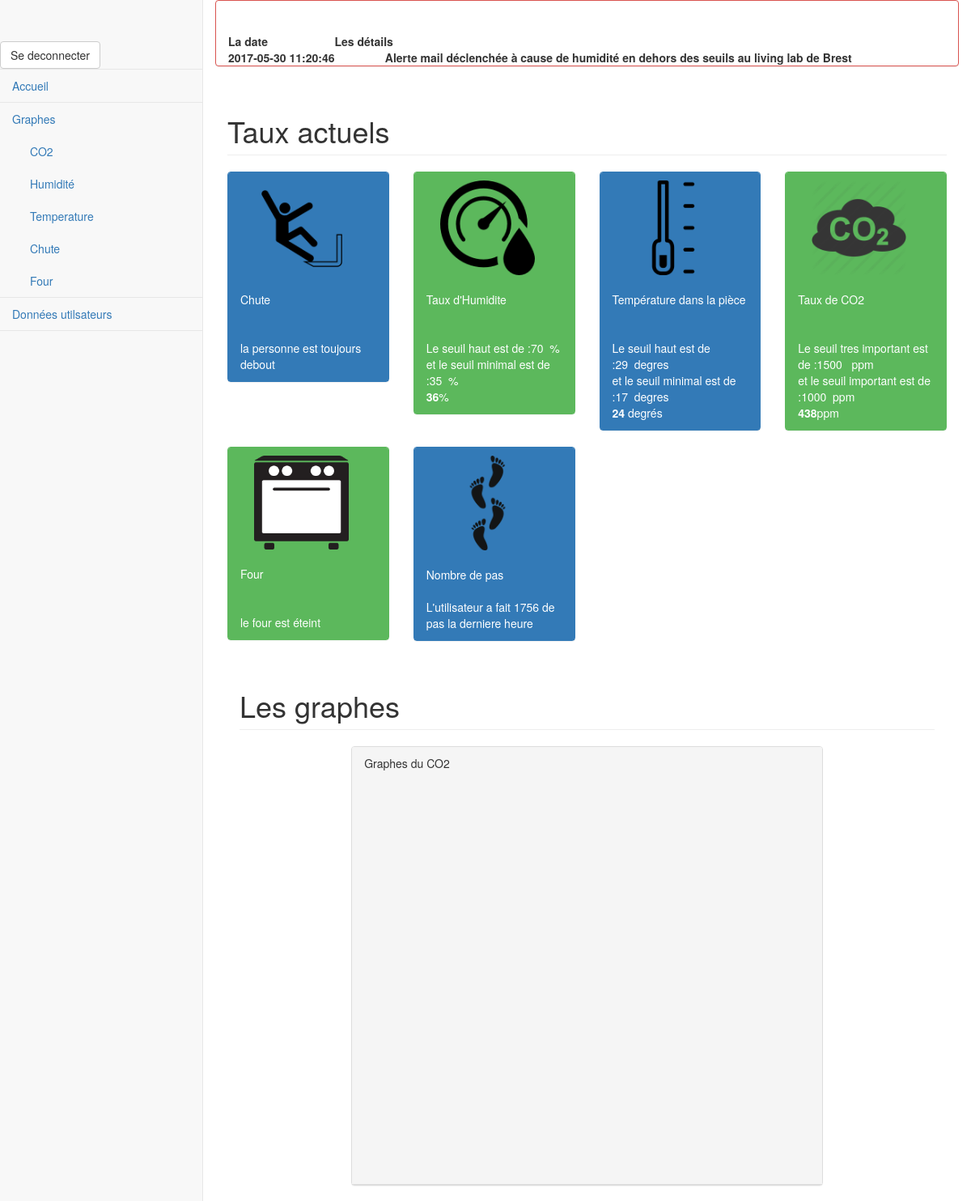
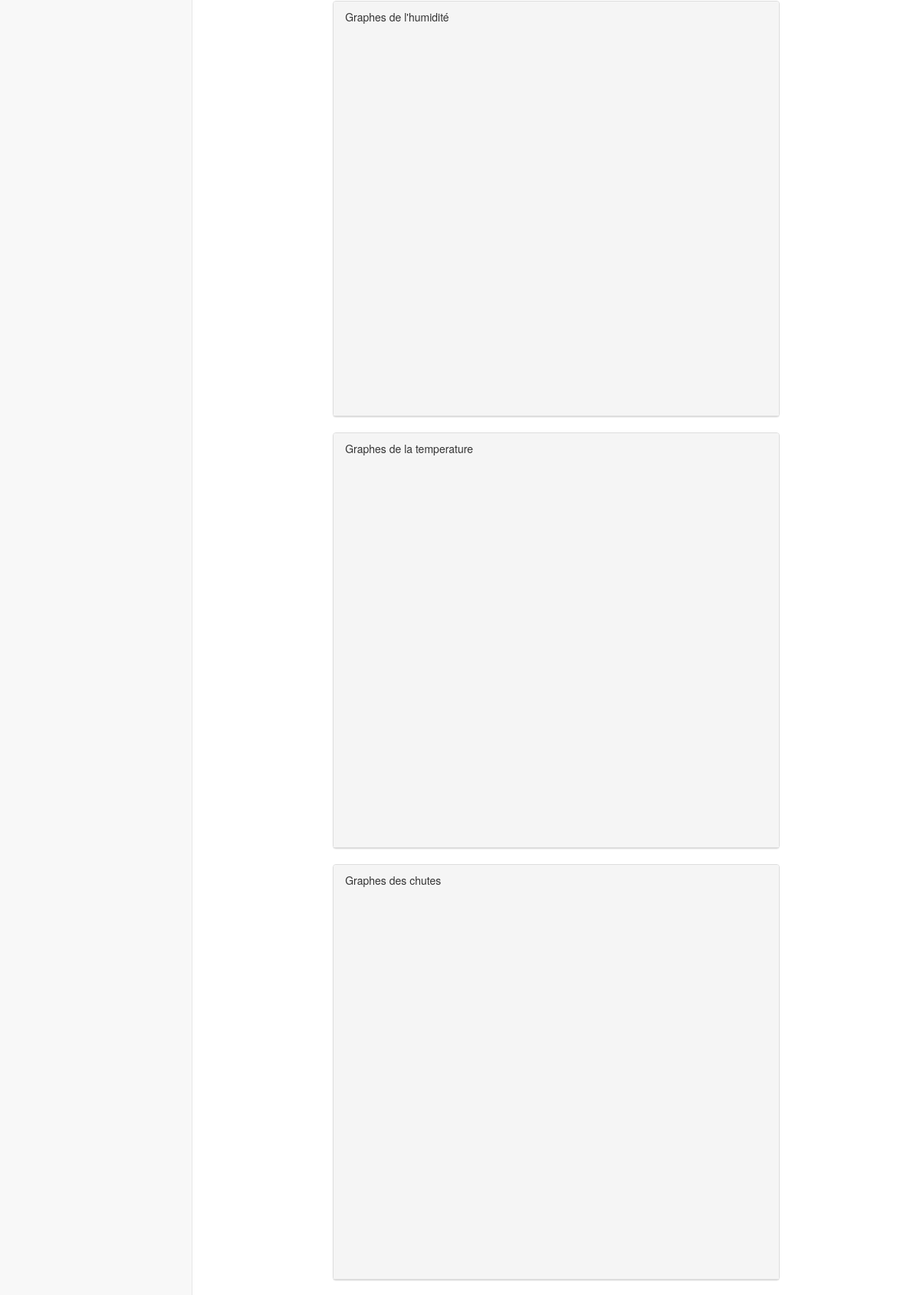
The app's page /web/pages/index.php (upper part) with its own data (2 pictures, top to bottom).
### tables this page shows
CREATE TABLE `ALERT` (
  `ID_ALERT` int(11) NOT NULL AUTO_INCREMENT,
  `ID_ROOM` int(11) DEFAULT NULL,
  `MAIL_USER` varchar(50) DEFAULT NULL,
  `DTIME` datetime NOT NULL DEFAULT CURRENT_TIMESTAMP,
  `DETAIL` varchar(150) DEFAULT NULL,
  PRIMARY KEY (`ID_ALERT`)
);

CREATE TABLE `VALUE` (
  `DTIME` datetime NOT NULL,
  `ID_VALUE` int(11) NOT NULL AUTO_INCREMENT,
  `ID_SENSOR` int(11) NOT NULL,
  `NUM` varchar(50) DEFAULT NULL,
  `ID_ROOM` int(11) DEFAULT NULL,
  PRIMARY KEY (`ID_VALUE`,`DTIME`)
);

CREATE TABLE `SENSOR` (
  `ID_S` int(11) NOT NULL AUTO_INCREMENT,
  `ID_SENSOR` int(11) NOT NULL,
  `ID_ROOM` int(11) DEFAULT NULL,
  `TYPE` varchar(20) NOT NULL,
  `THRESHOLD_HIGH` decimal(8,0) DEFAULT NULL,
  `THRESHOLD_LOW` decimal(8,0) DEFAULT NULL,
  PRIMARY KEY (`ID_S`)
);

### web/pages/BDD.php (the view, shortened to what this page needs)
<?php
include "../conf.php";
function donneeCO2(){
	$sql1 =" SELECT * FROM SENSOR WHERE ID_SENSOR ='1' AND ID_ROOM ='1'";
	global $conn;
	$resultat =$conn->query($sql1);
	if ($resultat->num_rows > 0) {
   		 while($row = $resultat->fetch_assoc()) {
        	echo "Le seuil tres important est de :".$row["THRESHOLD_HIGH"]."&nbsp;&nbsp; ppm<br>";
			echo "et le seuil important est de :".$row["THRESHOLD_LOW"]."&nbsp;&nbsp;ppm<br>";
   			 }
  }
	$sql = "SELECT * FROM VALUE WHERE ID_SENSOR='1' AND ID_ROOM ='1' ORDER BY DTIME DESC LIMIT 1 ";
  global $conn;
  $result = $conn->query($sql);
  if ($result->num_rows > 0) {
   		 while($row = $result->fetch_assoc()) {
        	echo "<tr>\n\t<th><strong>".$row["NUM"]."</strong>ppm";
   			 }
  }
}
function Humidity(){
	$sql1 =" SELECT * FROM SENSOR WHERE ID_SENSOR ='2' AND ID_ROOM ='1'";
	global $conn;
	$resultat =$conn->query($sql1);
	if ($resultat->num_rows > 0) {
   		 while($row = $resultat->fetch_assoc()) {
        	echo "Le seuil haut est de :".$row["THRESHOLD_HIGH"]."&nbsp;&nbsp;%<br>";
			echo "et le seuil minimal est de :".$row["THRESHOLD_LOW"]."&nbsp;&nbsp;%<br>";
   			 }
  }
	$sql = "SELECT * FROM VALUE WHERE ID_SENSOR='3' AND ID_ROOM ='1' ORDER BY DTIME DESC LIMIT 1 ";
  global $conn;
  $resul = $conn->query($sql);
  if ($resul->num_rows > 0) {
   		 while($row = $resul->fetch_assoc()) {
        	echo "<tr>\n\t<th><strong>".$row["NUM"]."</strong>%";
   			 }
  }
}
function donneeTemp(){
	$sql1 =" SELECT * FROM SENSOR WHERE ID_SENSOR ='3' AND ID_ROOM ='1'";
	global $conn;
	$resultat =$conn->query($sql1);
	if ($resultat->num_rows > 0) {
   		 while($row = $resultat->fetch_assoc()) {
        	echo "Le seuil haut est de :".$row["THRESHOLD_HIGH"]."&nbsp;&nbsp;degres<br>";
			echo "et le seuil minimal est de :".$row["THRESHOLD_LOW"]."&nbsp;&nbsp;degres<br>";
   			 }
  }
	$sql = "SELECT * FROM VALUE WHERE ID_SENSOR='2' AND ID_ROOM ='1' ORDER BY DTIME DESC LIMIT 1 ";
  global $conn;
  $result = $conn->query($sql);
  if ($result->num_rows > 0) {
   		 while($row = $result->fetch_assoc()) {
        	echo "<tr>\n\t<th><strong>".$row["NUM"]."</strong>&nbsp;degrés";
   			 }
  }
}
function donneeChute(){
	$sql = "SELECT * FROM VALUE WHERE ID_SENSOR='4' AND ID_ROOM ='1' ORDER BY DTIME DESC LIMIT 1 ";
  global $conn;
  $result = $conn->query($sql);
  if ($result->num_rows > 0) {
   		 while($row = $result->fetch_assoc()) {
			 if($row["NUM"] == 1 ){
				 echo '<br><br><br>la personne est tombé';
			 }
			 else{
				 echo'la personne est toujours debout';
				 }
  	}
  }
}
function donneeFour(){
	$sql = "SELECT * FROM VALUE WHERE ID_SENSOR='5' AND ID_ROOM ='1' ORDER BY DTIME DESC LIMIT 1  ";
  global $conn;
  $result = $conn->query($sql);
  if ($result->num_rows > 0) {
   		 while($row = $result->fetch_assoc()) {
			 if($row["NUM"] == 1){
				 echo 'le four est allumé';
			 }
			 else{
				 echo 'le four est éteint';
				 }
   		 }
	 }
}
function pas(){
	$sql = "SELECT * FROM VALUE WHERE ID_SENSOR='6' AND ID_ROOM ='1' ORDER BY DTIME DESC LIMIT 1  ";
  global $conn;
  $result = $conn->query($sql);
  if ($result->num_rows > 0) {
   		 while($row = $result->fetch_assoc()) {
			 echo "<br>L'utilisateur a fait&nbsp;".$row["NUM"]."&nbsp;de pas la derniere heure";
   		 }
	 }
}
function Alerte($login){
	$sql = "SELECT * FROM ALERT ORDER BY DTIME DESC LIMIT 1";
	global $conn;
	$result = $conn->query($sql);
	if ($result->num_rows > 0) {
    echo "<table><th>La date</th> &nbsp;&nbsp;&nbsp;&nbsp;&nbsp;&nbsp;&nbsp;&nbsp;&nbsp;&nbsp;<th>Les détails</th><br>";
    while($row = $result->fetch_assoc()) {
        echo "<tr>\n\t<th>".$row["DTIME"]."</th>&nbsp;&nbsp;&nbsp;&nbsp;";
        echo "\t<th>&nbsp;&nbsp;&nbsp;&nbsp;&nbsp;&nbsp;&nbsp;&nbsp;&nbsp;&nbsp;&nbsp;&nbsp;&nbsp;&nbsp;&nbsp;&nbsp;".$row["DETAIL"]."</th>";
    }
     echo"</table>";
  } else {
     echo "0 results";
  }
}
 ?>

### web/pages/index.php (shortened to what this page needs)
<!DOCTYPE html>
<html lang="en">
<head>
    <link href="../vendor/bootstrap/css/bootstrap.min.css" rel="stylesheet">
    <link href="../dist/css/sb-admin-2.css" rel="stylesheet">
    <?php
		include "BDD.php";
	?>
<body>
<div class="navbar-default sidebar" role="navigation">
                <div class="sidebar-nav navbar-collapse">
                    <ul class="nav" id="side-menu">
                    	<li> <button type="submit" class="btn btn-default" name="deconnexion" value="deconnexion" onClick="{window.open('deconnexion.php','_parent');}">Se deconnecter</button> </li>
                        <li>
                            <a href="index.php"><i class="fa fa-dashboard fa-fw"></i> Accueil</a>
                        </li>
                        <li>
                            <a href="#"><i class="fa fa-bar-chart-o fa-fw"></i> Graphes<span class="fa arrow"></span></a>
                            <ul class="nav nav-second-level">
                                <li>
                                    <a href="#ici">CO2</a>
                                </li>
                                <li>
                                    <a href="#ici1">Humidité</a>
                                </li>
                                <li>
                                    <a href="#ici2">Temperature</a>
                                </li>
                                <li>
                                    <a href="#ici3">Chute</a>
                                </li>
                                <li>
                                    <a href="#ici4">Four</a>
                                </li>
                            </ul>
                        </li>
                        <li>
                            <a href="utilisateur.php"><i class="fa fa-table fa-fw"></i> Données utilsateurs </a>
                        </li>
					</ul>
				</div>
</div>
        <div id="page-wrapper">
        <div id="donne">
        <div class="row">
                <div class="col-lg-12 panel panel-red ">
                    <?php
						Alerte($_SESSION['login']);
					?>
                </div>
            </div>
            <div class="row">
                <div class="col-lg-12">
                    <h1 class="page-header">Taux actuels</h1>
                </div>
            </div>
            <div class="row">
                <div class="col-md-5 col-lg-3">
                    <div class="panel panel-primary"  onClick="{window.open('chute.php','_parent');}">
                        <div class="panel-heading">
                              <img src="../img/chute.png" style="width:80%; padding-left:10%" ><br><br>
                              <div>Chute<br><br><br><?php
								donneeChute();
							?>
							  </div>
                        </div>
                    </div>
                </div>
				<div class="col-lg-3 col-md-5">
                    <div class="panel panel-green" onClick="{window.open('humi.php','_parent');}">
                        <div class="panel-heading">
                            <img src="../img/humidity.png" class="photo" style="width:80%; padding-left:10%"><br><br>
                            <div class="taille" >Taux d'Humidite<br><br><br><?php
								Humidity();
							?></div>
                        </div>
                    </div>
                </div>
                <div class="col-lg-3 col-md-5">
                    <div class="panel panel-primary" onClick="{window.open('temp.php','_parent');}">
                        <div class="panel-heading">
                            <img src="../img/temp.png" class="photo"  style="width:80%; padding-left:10%"><br><br>
                            <div class="taille">Température dans la pièce<br><br><br><?php
								donneeTemp();
							?></div>
                        </div>
                    </div>
                </div>
                <div class="col-lg-3 col-md-5">
                    <div class="panel panel-green" onClick="{window.open('CO2.php','_parent');}">
                        <div class="panel-heading">
                            <img src="../img/CO2.png" class="photo" style="width:80%; padding-left:10%"><br><br>
                            <div class="taille" >Taux de CO2<br><br><br><?php
								donneeCO2();
							?></div>
                        </div>
                    </div>
                </div>
                <div class="col-lg-3 col-md-5">
                    <div class="panel panel-green" onClick="{window.open('four.php','_parent');}">
                        <div class="panel-heading">
                            <img src="../img/Four.png" class="photo" style="width:80%; padding-left:10%"><br><br>
                            <div class="taille">Four
							<br><br><br><?php
								donneeFour();
							?></div>
                        </div>
                    </div>
                </div>
                <div class="col-lg-3 col-md-5 ">
                    <div class="panel panel-primary" onClick="{window.open('pas.php','_parent');}">
                        <div class="panel-heading">
                            <img src="../img/pied.png" class="photo" style="width:80%; padding-left:10%"><br><br>
                            <div>Nombre de pas </div>
                            <?php
								pas();
							?>
                        </div>
                    </div>
                </div>
        </div>
            </div>
            <div class="col-lg-12">
                    <h1 class="page-header">Les graphes</h1>
                </div>
            <div class="row">
                <div class="col-lg-8 col-lg-offset-2">
                    <div class="panel panel-default">
                        <div class="panel-heading" id="ici">
                            <i class="fa fa-bar-chart-o fa-fw"></i> Graphes du CO2
                            <div id="curve_chart" style="height:500px;"></div>
        					</div>
                        </div>
                    </div>
                    <div class="col-lg-8 col-lg-offset-2">
                    <div class="panel panel-default">
                        <div class="panel-heading" id="ici1">
                            <i class="fa fa-bar-chart-o fa-fw"></i> Graphes de l'humidité
                            <div id="curve_chart1" style="height:500px;"></div>
        					</div>
                        </div>
                    </div>
                    <div class="col-lg-8 col-lg-offset-2">
                    <div class="panel panel-default">
                        <div class="panel-heading" id="ici2">
                            <i class="fa fa-bar-chart-o fa-fw"></i> Graphes de la temperature
                            <div id="curve_chart2" style="height:500px;"></div>
        					</div>
                        </div>
                    </div>
                    <div class="col-lg-8 col-lg-offset-2">
                    <div class="panel panel-default">
                        <div class="panel-heading" id="ici3">
                            <i class="fa fa-bar-chart-o fa-fw"></i> Graphes des chutes
                            <div id="curve_chart3" style="height:500px;"></div>
        					</div>
                        </div>
                    </div>
            </div>
        </div>
</body>
</html>

### records on screen
alert: DTIME "2017-05-30 11:20:46", DETAIL "Alerte mail déclenchée à cause de humidité en dehors des seuils au living lab de Brest"
value: NUM "la personne est toujours debout"
sensor: THRESHOLD_HIGH "70", THRESHOLD_LOW "35"
value: NUM "36"
sensor: THRESHOLD_HIGH "29", THRESHOLD_LOW "17"
value: NUM "24"
sensor: THRESHOLD_HIGH "1500", THRESHOLD_LOW "1000"
value: NUM "438"
value: NUM "le four est éteint"
value: NUM "1756"
